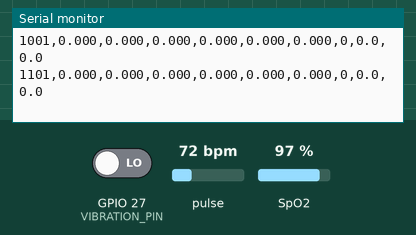
Simulated run of this sketch. Board: ESP32. Shown: the last lines printed to the serial monitor. The test bench sets the inputs (shaded band); at power-on: pulse 72 bpm, GPIO 27 (VIBRATION_PIN) LOW, SpO2 97 %.

Above: at 1.3 s.
1.4 s: pulse set to 42 bpm
At 1.41 s:
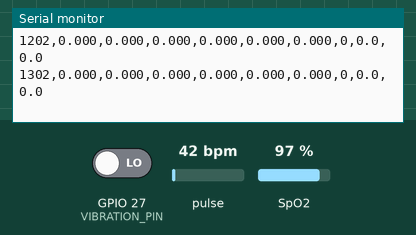
2.9 s: GPIO 27 (VIBRATION_PIN) driven HIGH
At 3.01 s:
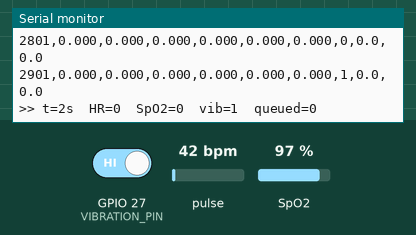
4.4 s: SpO2 set to 80 %
At 4.41 s:
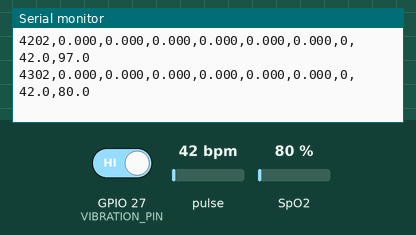
5.9 s: GPIO 27 (VIBRATION_PIN) driven LOW
At 5.91 s:
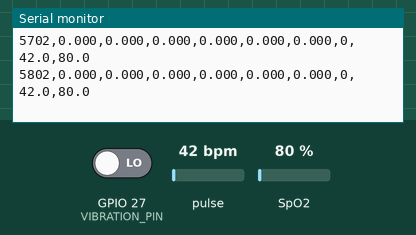
7.4 s: pulse set to 70 bpm
At 7.41 s:
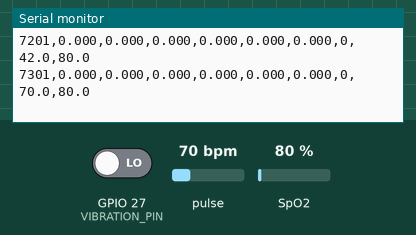
Timing chart, 0 to 9.9 s (numbered marks = the images above; inputs shaded):
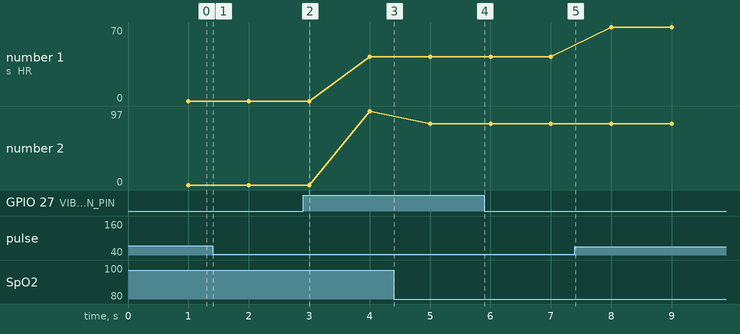

Measured:
- after the input at 2.9 s, the serial monitor: prints a new line after 0.10 s (image 2)
- after the input at 4.4 s, the serial monitor: prints a new line at once (image 3)
- after the input at 5.9 s, the serial monitor: prints a new line at once (image 4)
- after the input at 7.4 s, the serial monitor: prints a new line at once (image 5)
- plotted number 1: 42 → 70 after the input at 7.4 s
- plotted number 2: 97 → 80 after the input at 4.4 s

The sketch:

fetal_kick_logger.ino
```cpp
/*
 * =====================================================================
 *  Fetal Kick Detection Device  -  STAGE 1: always-on sensing, serial only
 * =====================================================================
 *
 *  This is the "from scratch" rebuild, stripped down to the essentials
 *  so we can verify sensor behavior with zero interference.
 *
 *  WHAT'S ACTIVE
 *  --------------
 *   - MAX30100 heart rate / SpO2  (I2C, SDA 25 / SCL 26)
 *   - SW-18010P vibration          (GPIO 27)
 *   - sensorTask() on CORE 1, always sampling, always printing to Serial
 *
 *  WHAT'S DISABLED (but left in place, commented, for later)
 *  -----------------------------------------------------------
 *   - Bluetooth (BluetoothSerial, SerialBT, all BT command handling)
 *   - SD card writing (SD.h, file open/write/flush, queue -> file)
 *   - GY-87 accel/gyro (still disabled from before - hardware damaged)
 *
 *  WHY CORE 1 FOR sensorTask
 *  --------------------------
 *   ESP-IDF pins the Bluetooth controller/host tasks to core 0
 *   unconditionally (CONFIG_BT_CTRL_PINNED_TO_CORE), and those tasks
 *   run at high priority for radio timing. Even with BT "disabled" in
 *   this sketch (no .begin() call), we're keeping sensorTask on core 1
 *   as the standing convention, since that's where it needs to live
 *   once BT comes back. loop() also defaults to core 1 (Arduino's
 *   loopTask), but that contention is mild - short, bursty, non-RF work.
 *
 *  NEXT STAGES (uncomment when ready)
 *  ------------------------------------
 *   Stage 2: re-enable SD writing (search "SD WRITE" below)
 *   Stage 3: re-enable Bluetooth (search "BLUETOOTH" below)
 *   Stage 4: bring GY-87 back online
 * =====================================================================
 */

#include <Arduino.h>
#include <Wire.h>
#include "MAX30100_PulseOximeter.h"
#include "freertos/FreeRTOS.h"
#include "freertos/task.h"
#include "freertos/queue.h"

// ---- BLUETOOTH DISABLED (Stage 3) ----
// #include <BluetoothSerial.h>

// ---- SD WRITE DISABLED (Stage 2) ----
// #include <SPI.h>
// #include <SD.h>

// ---------------------------------------------------------------- pins
  #define MAX_SDA 25
  #define MAX_SCL 26
  #define VIBRATION_PIN 27

  // ---- SD WRITE DISABLED (Stage 2) ----
  // #define SD_CS   19
  // #define SD_SCK  21
  // #define SD_MISO 5
  // #define SD_MOSI 18

  // GY-87 (add later - hardware damaged)
  // #define GY_SDA 21
  // #define GY_SCL 22

// -------------------------------------------------------------- config
  const uint32_t SAMPLE_INTERVAL_MS  = 100;            // 100 ms = 10 Hz
  const uint32_t SERIAL_INTERVAL_MS  = 1000;           // USB report cadence
  const uint32_t VIBRATION_WINDOW_MS = 100;            // vibration hardness window
  const int      QUEUE_LENGTH        = 400;            // cross-core buffer

  // ---- SD WRITE DISABLED (Stage 2) ----
  // const uint32_t FLUSH_INTERVAL_MS = 1000;
  // const uint64_t MIN_FREE_SPACE    = 16ULL * 1024;

// -------------------------------------------------------------- objects
  PulseOximeter   pox;
  QueueHandle_t   sensorQueue;

  // ---- BLUETOOTH DISABLED (Stage 3) ----
  // BluetoothSerial SerialBT;

  // ---- SD WRITE DISABLED (Stage 2) ----
  // SPIClass SD_SPI(VSPI);

// --------------------------------------------------------- sample record
  struct SensorData {
    uint32_t scanTime;      // ms since boot-of-sensing
    float    ax, ay, az;    // accel g    (GY-87 - 0 for now)
    float    gx, gy, gz;    // gyro dps   (GY-87 - 0 for now)
    int      vibration;     // window transition count (intensity) or 0
    float    heartRate;
    float    spo2;
  };

// ------------------------------------------------- shared / sense state
  volatile uint32_t senseStartTime = 0;   // set once in setup()

// live values (written on core 1 sensorTask, read on core 1 loop() for report)
  float heartRate = 0.0f;
  float spo2      = 0.0f;

// vibration state (sensorTask only)
  int      prevVibState = LOW;
  bool     vibMeasuring = false;
  uint32_t vibStart     = 0;
  int      vibHigh      = 0;
  int      vibLow       = 0;
  int      vibIntensity = 0;      // last completed window intensity
  bool     vibReady     = false;  // emit intensity on the next row

// ------------------------------------------------------------ prototypes
  void     onBeatDetected();
  void     measureVibration();
  void     sensorTask(void *param);
  void     drainQueueToSerial();
  void     serialReport();

// =====================================================================
// helpers
// =====================================================================
    void onBeatDetected() {               // keep tiny - runs inside pox.update()
      // Serial.println("Beat Detected!");   // uncomment for beat-level debug
    }

    // Vibration: SW-18010P, non-blocking 100 ms window.
    // Counts HIGH/LOW transitions; total = vibration intensity.
    void measureVibration() {
      int state = digitalRead(VIBRATION_PIN);

      if (!vibMeasuring && state != prevVibState) {     // movement starts a window
        vibMeasuring = true;
        vibStart = millis();
        vibHigh  = 0;
        vibLow   = 0;
      }

      if (vibMeasuring) {
        if (state != prevVibState) {
          if (state == HIGH) vibHigh++; else vibLow++;
          prevVibState = state;
        }
        if (millis() - vibStart >= VIBRATION_WINDOW_MS) {   // window closed
          vibMeasuring = false;
          vibIntensity = vibHigh + vibLow;
          vibReady     = true;
        }
      } else {
        prevVibState = state;
      }
    }

// =====================================================================
// CORE 1 : sensor task - fast loop, ALWAYS sampling (no scan gate)
// =====================================================================
  void sensorTask(void *param) {
    uint32_t lastSample = millis();

    for (;;) {
      pox.update();          // MUST be called as fast as possible (MAX30100)
      measureVibration();    // non-blocking

      uint32_t now = millis();

      if (now - lastSample >= SAMPLE_INTERVAL_MS) {
        lastSample += SAMPLE_INTERVAL_MS;

        heartRate = pox.getHeartRate();
        spo2      = pox.getSpO2();

        SensorData d;
        d.scanTime = now - senseStartTime;

        // --- GY-87 (add later): readMPU6050(); d.ax=accelX; ... d.gz=gyroZ; ---
        d.ax = d.ay = d.az = 0.0f;     // GY-87 disabled
        d.gx = d.gy = d.gz = 0.0f;     // GY-87 disabled

        d.vibration = vibReady ? vibIntensity : 0;
        d.heartRate = heartRate;
        d.spo2      = spo2;

        xQueueSend(sensorQueue, &d, 0);  // non-blocking: never stall the sensor
        vibReady = false;
      }

      // pdMS_TO_TICKS(1) instead of a bare "1" - correct regardless of
      // configTICK_RATE_HZ (bare vTaskDelay(1) can be ~10ms on a 100Hz tick).
      vTaskDelay(pdMS_TO_TICKS(1));
    }
  }

// =====================================================================
// SETUP  (runs on core 1)
// =====================================================================
void setup() {
  Serial.begin(921600);
  delay(100);
  Serial.println("\n=== Fetal Kick Logger - Stage 1: sensing only (serial) ===");

  // ---- MAX30100 ----
  Wire.begin(MAX_SDA, MAX_SCL);
  Wire.setClock(400000);
  Serial.print("MAX30100... ");
  if (!pox.begin()) {
    Serial.println("FAILED");
  } else {
    Serial.println("OK");
    pox.setIRLedCurrent(MAX30100_LED_CURR_7_6MA);   // 7.6 mA works best
    pox.setOnBeatDetectedCallback(onBeatDetected);
  }

  // ---- vibration ----
  pinMode(VIBRATION_PIN, INPUT);
  prevVibState = digitalRead(VIBRATION_PIN);

  // ---- GY-87 (add later - hardware damaged) ----
  // GYWire.begin(GY_SDA, GY_SCL);  initMPU6050();  initBMP180();

  // ---- BLUETOOTH DISABLED (Stage 3) ----
  // if (!SerialBT.begin("ESP32_SENSOR_LOGGER"))
  //   Serial.println("Bluetooth FAILED");
  // else
  //   Serial.println("Bluetooth: ESP32_SENSOR_LOGGER");

  // ---- SD WRITE DISABLED (Stage 2) ----
  // SD_SPI.begin(SD_SCK, SD_MISO, SD_MOSI, SD_CS);
  // if (!SD.begin(SD_CS, SD_SPI, 20000000)) Serial.println("SD INIT FAILED");

  // ---- queue + core-1 sensor task ----
  sensorQueue = xQueueCreate(QUEUE_LENGTH, sizeof(SensorData));
  if (!sensorQueue) Serial.println("Queue alloc FAILED");

  senseStartTime = millis();

  // Pinned to core 1: keeps this off the Bluetooth controller's core (0),
  // even though BT itself is off right now - this is the permanent home.
  xTaskCreatePinnedToCore(sensorTask, "sensorTask", 8192, NULL, 3, NULL, 1);

  Serial.println("Sensing started. Printing to Serial only, nothing written.");
  Serial.println("scan_time_ms,accel_x,accel_y,accel_z,gyro_x,gyro_y,gyro_z,vibration,heart_rate,spo2");
}

// =====================================================================
// LOOP  (core 1) : drain queue to Serial + periodic human-readable report
// =====================================================================
void loop() {
  drainQueueToSerial();
  serialReport();
  delay(1);
}

// ------------------------------------------------- queue -> Serial (CSV)
  void drainQueueToSerial() {
    SensorData d;
    char line[128];
    while (xQueueReceive(sensorQueue, &d, 0) == pdTRUE) {
      int n = snprintf(line, sizeof(line),
                      "%lu,%.3f,%.3f,%.3f,%.3f,%.3f,%.3f,%d,%.1f,%.1f",
                      (unsigned long)d.scanTime,
                      d.ax, d.ay, d.az, d.gx, d.gy, d.gz,
                      d.vibration, d.heartRate, d.spo2);
      if (n < 0) continue;
      Serial.println(line);

      // ---- SD WRITE DISABLED (Stage 2) ----
      // Same line, ready to go straight to the file when we re-enable this:
      //   int n = snprintf(line, sizeof(line), "%lu,...\n", ...);
      //   scanFile.write((const uint8_t *)line, n);
      // See serviceSD() in the previous version for the flush/close logic.
    }
  }

// ------------------------------------------------- USB status line
  void serialReport() {
    static uint32_t last = 0;
    uint32_t now = millis();
    if (now - last < SERIAL_INTERVAL_MS) return;
    last = now;
    Serial.printf(">> t=%lus  HR=%.0f  SpO2=%.0f  vib=%d  queued=%u\n",
                  (unsigned long)((now - senseStartTime) / 1000),
                  heartRate, spo2, vibIntensity,
                  (unsigned)uxQueueMessagesWaiting(sensorQueue));
  }

// =====================================================================
// ---- SD WRITE DISABLED (Stage 2) ----
// Everything below is the write-mechanism scaffolding from the full
// version, kept intact but inert, so re-enabling is just: uncomment,
// restore the SD/SPI includes and pins above, and call these from
// setup()/loop() where noted.
// =====================================================================
/*
  bool     sdReady     = false;
  bool     fileOpen    = false;
  File     scanFile;
  String   currentFile = "";
  uint32_t scanNumber  = 0;

  String fileNameFor(uint32_t n) {
    char name[24];
    snprintf(name, sizeof(name), "/SCAN_%03lu.csv", (unsigned long)n);
    return String(name);
  }

  uint32_t nextScanNumber() {
    uint32_t n = 1;
    while (SD.exists(fileNameFor(n))) n++;
    return n;
  }

  void cmdSdInit() {
    SD_SPI.begin(SD_SCK, SD_MISO, SD_MOSI, SD_CS);
    if (!SD.begin(SD_CS, SD_SPI, 20000000)) { Serial.println("SD INIT FAILED"); return; }
    sdReady = true;
    Serial.println("SD OK");
  }

  void cmdStart() {
    if (!sdReady) { Serial.println("run SD_INIT first"); return; }
    if (fileOpen) { Serial.println("previous file still closing, wait"); return; }
    if (SD.totalBytes() - SD.usedBytes() < MIN_FREE_SPACE) { Serial.println("SD FULL"); return; }

    scanNumber  = nextScanNumber();
    currentFile = fileNameFor(scanNumber);
    scanFile    = SD.open(currentFile, FILE_WRITE);
    if (!scanFile) { Serial.println("cannot create " + currentFile); return; }

    scanFile.println("scan_time_ms,accel_x,accel_y,accel_z,gyro_x,gyro_y,gyro_z,vibration,heart_rate,spo2");
    scanFile.flush();
    fileOpen = true;
    Serial.println("SCAN STARTED -> " + currentFile);
  }

  void serviceSD() {
    static uint32_t lastFlush = 0;
    if (!fileOpen) return;

    SensorData d;
    char line[128];
    while (xQueueReceive(sensorQueue, &d, 0) == pdTRUE) {
      int n = snprintf(line, sizeof(line),
                      "%lu,%.3f,%.3f,%.3f,%.3f,%.3f,%.3f,%d,%.1f,%.1f\n",
                      (unsigned long)d.scanTime,
                      d.ax, d.ay, d.az, d.gx, d.gy, d.gz,
                      d.vibration, d.heartRate, d.spo2);
      if (n < 0) continue;
      if (n >= (int)sizeof(line)) n = sizeof(line) - 1;
      scanFile.write((const uint8_t *)line, n);
    }

    uint32_t now = millis();
    if (now - lastFlush >= FLUSH_INTERVAL_MS) {
      lastFlush = now;
      scanFile.flush();
    }
  }

  void cmdStop() {
    scanFile.flush();
    scanFile.close();
    fileOpen = false;
    Serial.println("SCAN STOPPED. FILE: " + currentFile);
  }
*/
```
